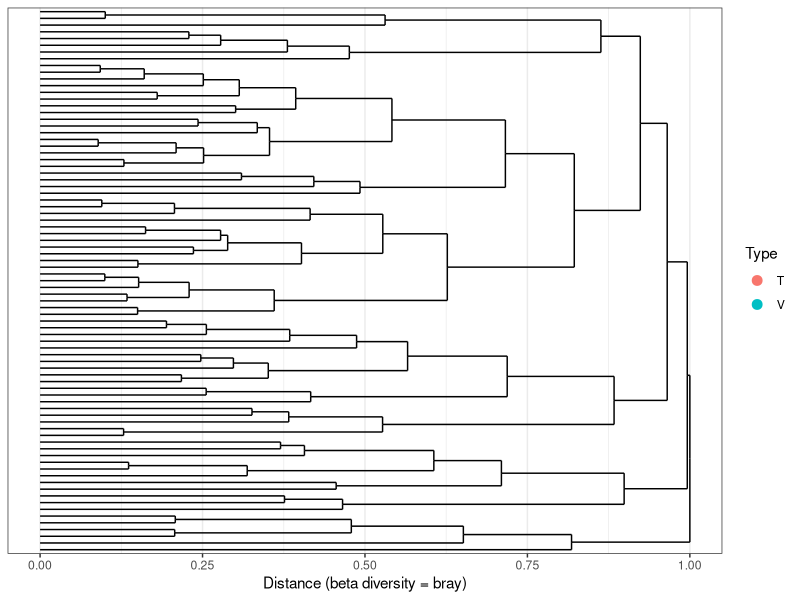

Generate this figure with R:
###############################################################################
# Hierarchical Clustering and Plotting
#------------------------------------------------------------------------------
# based on Umer Zeeshan Ijaz (http://userweb.eng.gla.ac.uk/umer.ijaz)
###############################################################################

# install.packages('ggplot2')
# install.packages('ggdendro')
# install.packages('vegan')

#==============================================================================
# LIBRARY DEPENDENCE
#==============================================================================
library(ggplot2)
library(ggdendro)
library(vegan)

#==============================================================================
# Let's rock'n'roll!
#==============================================================================
# Load the abundance table 
abund_table <- read.csv("..//Data//SPE_pitlatrine.csv", 
					row.names = 1, check.names = FALSE)
 
# Transpose the data to have sample names on rows
abund_table <- t(abund_table)
 
# Get grouping information
grouping_info <- data.frame(row.names = rownames(abund_table), 
				t(as.data.frame(strsplit(rownames(abund_table), "_"))))
head(grouping_info)
 
betad <- vegdist(abund_table, method = "bray")
 
# Use Adonis to test for overall differences
res_adonis <- adonis(betad ~ X1, grouping_info) 
 
# Cluster the samples
hc <- hclust(betad)

#==============================================================================
# Plots
#==============================================================================
 
# We will color the labels according to countries(group_info[, 1])
hc_d <- dendro_data(as.dendrogram(hc))
hc_d$labels$Type <- grouping_info[as.character(hc_d$labels$label), 1]
 
# Coloring function
gg_color_hue <- function(n){
 hues = seq(15, 375, length = n+1)
 hcl(h = hues, l = 65, c = 100)[1:n]
}
 
cols = gg_color_hue(length(unique(hc_d$labels$Type)))
hc_d$labels$color = cols[hc_d$labels$Type]
 
p1 <- ggplot(data = segment(hc_d)) +
 geom_segment(aes(x = x, y = y, xend = xend, yend = yend)) +
 coord_flip() +
 scale_x_discrete(labels = label(hc_d)$label) +
 ylab("Distance (beta diversity = bray)") + theme_bw()+
 theme(axis.text.y = element_text(color = hc_d$labels$color), 
 axis.title.y = element_blank())
p1 <- p1 + geom_point(data = hc_d$label, aes(x = x, y = y, color = Type), 
		inherit.aes = F, alpha = 0)
p1 <- p1 + guides(colour = guide_legend(override.aes = 
		list(size = 3, alpha = 1)))+
		scale_color_manual(values = cols)
pdf("Cluster.pdf", height = 10)
print(p1)
dev.off()
